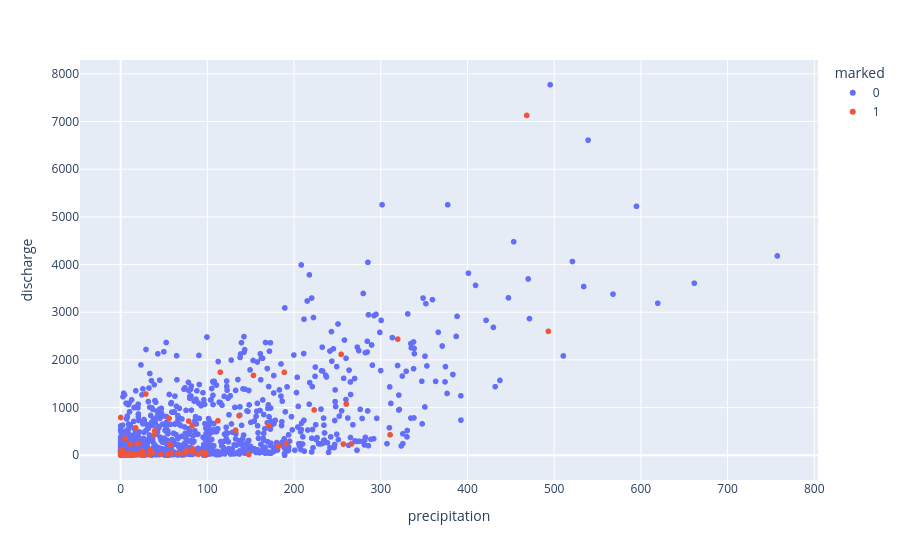

Source (notebook cell):
### Code cell
import plotly.express as px 
#import plotly.graph_objects as go
precww=precw.copy()
precww['marked']=precww['marked'].astype(str)
px.scatter(precww, x="precipitation", y="discharge",color="marked")
#fig = go.Figure()

# Add traces
#fig.add_trace(go.Scatter(x=precwnf['precipition'], y=precwnf['discharge']))
#fig.add_trace(go.Scatter(x=precwf['precipition'], y=precwf['discharge']))
#fig.show()
#px.scatter(precwf, x="precipition", y="discharge")

### Figure 1 — Plotly figure (JSON) as saved in the notebook; plotly's stock layout.template omitted (floating-point values rounded to 4 significant figures; data arrays with more than 128 entries replaced by an {"elided": "..."} marker saying what was removed)
{"data": [{"hovertemplate": "marked=0<br>precipitation=%{x}<br>discharge=%{y}<extra></extra>", "legendgroup": "0", "marker": {"color": "#636efa", "symbol": "circle"}, "mode": "markers", "name": "0", "showlegend": true, "type": "scattergl", "x": {"elided": "1279 float values"}, "xaxis": "x", "y": {"elided": "1279 float values"}, "yaxis": "y"}, {"hovertemplate": "marked=1<br>precipitation=%{x}<br>discharge=%{y}<extra></extra>", "legendgroup": "1", "marker": {"color": "#EF553B", "symbol": "circle"}, "mode": "markers", "name": "1", "showlegend": true, "type": "scattergl", "x": [0, 1.68, 147.7, 75.75, 190.6, 57, 319.6, 112.2, 153.2, 55.86, 20.4, 3.01, 1.52, 21.68, 0, 10.98, 0, 75.23, 266.3, 223.1, 4.97, 132.6, 136.5, 78.46, 39.2, 1.8, 1.1, 0, 2.18, 18.61, 97.97, 310.7, 260.2, 188.7, 82.4, 254.3, 114.8, 0.07, 10.88, 82.95, 1.61, 0, 2.08, 1.79, 54.98, 33.17, 12.39, 46.24, 7.2, 72.06, 65.68, 58.67, 8.75, 92.66, 1.33, 1.97, 0.52, 13.63, 0.6, 6.64, 54.48, 182.2, 493.3, 468.3, 29.01, 17.31, 38.25, 19.02, 33.83, 1.17, 6.57, 3.74, 2.56, 1.58, 26.43, 23.98, 89.58, 256.9, 1.56, 170.7, 24.81, 83.13, 36.46, 13.53, 3.32, 0.5, 0.72, 98.11, 9.09], "xaxis": "x", "y": [0, 0, 14.2, 88.9, 245.8, 225.5, 2436, 723.5, 1674, 773.5, 250.1, 40.1, 9.74, 9.72, 63.2, 42.8, 38.5, 71.3, 238.9, 950.1, 350.5, 526.6, 830.6, 716.1, 509.9, 106.6, 27.4, 13.9, 50.1, 29.8, 49.5, 429.7, 1074, 1739, 617.5, 2117, 1741, 792.2, 227.2, 134.9, 51.4, 26.9, 24.8, 4.89, 16.2, 12.1, 13.9, 20, 18.3, 32.9, 39.4, 43.5, 33.7, 48.5, 12.1, 0.096, 0, 0, 37.5, 30.5, 35, 188.4, 2599, 7129, 1285, 573.6, 419.2, 243.7, 113.1, 51.5, 30.1, 22.5, 2.11, 0, 0, 4.23, 20.3, 234.2, 57.7, 617.6, 88.5, 69.9, 51.5, 16.8, 2.67, 0.021, 0, 0, 1.35], "yaxis": "y"}], "layout": {"legend": {"title": {"text": "marked"}, "tracegroupgap": 0}, "margin": {"t": 60}, "xaxis": {"anchor": "y", "domain": [0, 1], "title": {"text": "precipitation"}}, "yaxis": {"anchor": "x", "domain": [0, 1], "title": {"text": "discharge"}}}}
